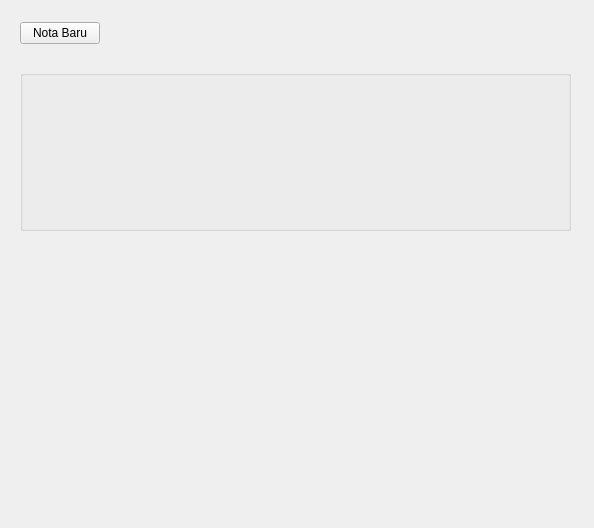
<?xml version="1.0" encoding="UTF-8"?>
<ui version="4.0">
 <class>PenjualanW</class>
 <widget class="QWidget" name="PenjualanW">
  <property name="geometry">
   <rect>
    <x>0</x>
    <y>0</y>
    <width>594</width>
    <height>528</height>
   </rect>
  </property>
  <property name="windowTitle">
   <string>Form</string>
  </property>
  <widget class="QWidget" name="horizontalLayoutWidget">
   <property name="geometry">
    <rect>
     <x>20</x>
     <y>20</y>
     <width>551</width>
     <height>26</height>
    </rect>
   </property>
   <layout class="QHBoxLayout" name="horizontalLayout">
    <item>
     <widget class="QPushButton" name="pushButton">
      <property name="text">
       <string>Nota Baru</string>
      </property>
     </widget>
    </item>
    <item>
     <spacer name="horizontalSpacer">
      <property name="orientation">
       <enum>Qt::Orientation::Horizontal</enum>
      </property>
      <property name="sizeHint" stdset="0">
       <size>
        <width>40</width>
        <height>20</height>
       </size>
      </property>
     </spacer>
    </item>
   </layout>
  </widget>
  <widget class="QGroupBox" name="groupBox">
   <property name="geometry">
    <rect>
     <x>20</x>
     <y>70</y>
     <width>551</width>
     <height>161</height>
    </rect>
   </property>
   <property name="title">
    <string/>
   </property>
  </widget>
 </widget>
 <resources/>
 <connections/>
</ui>
